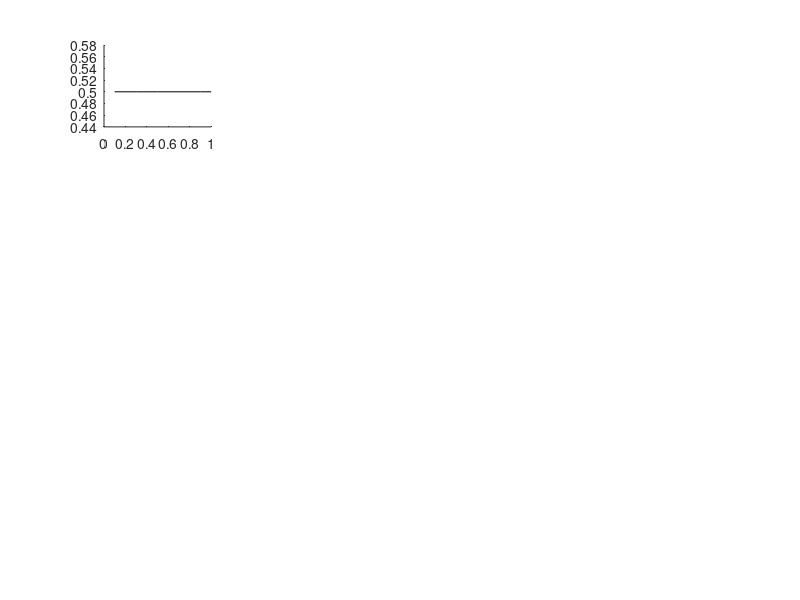

Recreate this plot in MATLAB. (Note: this script raises an error after producing the figure.)
function e6_serialBias_SfN_modelFree_CRF_PPC
% ========================================== %
% conditional response functions from White & Poldrack
% run on simulated rather than real data
% ========================================== %

addpath(genpath('~/code/Tools'));
warning off; close all; clear;
global datasets datasetnames

qntls = [.2, .4, .6, .8, .95]; % White & Poldrack
qntls = [.1, .3, .5, .7, .9, 1]; % Leite & Ratcliff

for d = 3; % 1:length(datasets),
    
    % plot
    close all;
    subplot(441); hold on;
    % colors = flipud(cbrewer('div', 'PuOr', 5)); % repeaters in purple, alternators in orange
    plot(qntls, 0.5*ones(size(qntls)), 'color',  'k');
    
    % redo this for each simulation
    models = {'stimcoding_z_prevresp', 'stimcoding_dc_prevresp', 'stimcoding_nohist'};
    colors = [141 165 8;  8 141 165; 150 150 150] ./ 256;

    for m = 3:length(models),
        
        % load simulated data - make sure this has all the info we need
        alldata    = readtable(sprintf('~/Data/HDDM/%s/%s/ppc_data.csv', datasets{d}, models{m}));
        
        % use the simulations rather than the subjects' actual responses
        alldata.rt = alldata.rt_sampled; 
        alldata.response = alldata.response_sampled;
        
        % define repeaters and alternators based on dc
        dat = readtable(sprintf('~/Data/HDDM/summary/%s/allindividualresults.csv', datasets{d}));
        dat = dat(dat.session == 0, :);
        
        % recode into repeat and alternate
        alldata.repeat = zeros(size(alldata.response));
        alldata.repeat(alldata.response == (alldata.prevresp > 0)) = 1;
        
        % recode into biased and unbiased choices 
        alldata.biased = alldata.repeat;
        altIdx = ismember(alldata.subj_idx, unique(dat.subjnr(dat.repetition < 0.5)));
        alldata.biased(altIdx) = double(~(alldata.biased(altIdx))); % flip
        
        % divide RT into quantiles for each subject
        discretizeRTs = @(x) {discretize(x, quantile(x, [0, qntls]))};
        rtbins = splitapply(discretizeRTs, alldata.rt, findgroups(alldata.subj_idx));
        alldata.rtbins = cat(1, rtbins{:});
        % scatter(1:length(alldata.rt), alldata.rt, 10, alldata.rtbins, 'filled');
        
        % get RT quantiles for choices that are in line with or against the bias
        [gr, sjidx, rtbins] = findgroups(alldata.subj_idx, alldata.rtbins);
        cpres        = array2table([sjidx, rtbins], 'variablenames', {'subj_idx', 'rtbin'});
        cpres.choice = splitapply(@nanmean, alldata.biased, gr); % choice proportion
        
        % make into a subjects by rtbin matrix
        mat = unstack(cpres, 'choice', 'rtbin');
        mat = mat{:, 2:end}; % remove the last one, only has some weird tail
        
        % biased choice proportion
        plot(qntls, nanmean(mat, 1), 'color', colors(m, :), 'linewidth', 2);
    end
    
    axis tight; box off;
    set(gca, 'xtick', qntls);
    axis square;  offsetAxes;
    xlabel('RT (quantiles)'); ylabel('Fraction biased choices)');
    title(datasetnames{d}{1});
    tightfig;
    print(gcf, '-dpdf', sprintf('~/Data/serialHDDM/CRF_PPC_d%d.pdf', d));
    
end

end
